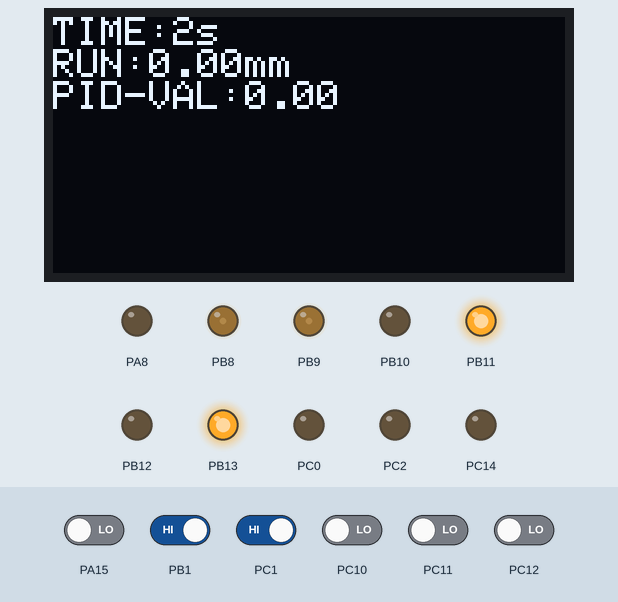
Bench run of a program on a simulated STM32 Blue Pill. Parts: 128×64 one-colour display, output pins drawn as LEDs (lit = HIGH). Inputs (shaded band) come from the test bench; at power-on: PB1, PC1 HIGH, PA15, PC10–12 LOW. What the program prints to the serial monitor is not drawn.

Above: at 2.2 s.
2.3 s: PA15 driven HIGH
At 4.8 s:
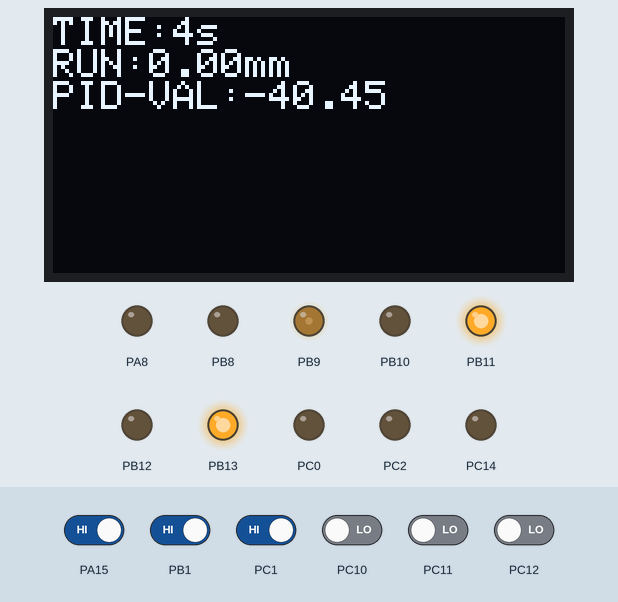
5.3 s: PC10 driven HIGH
At 6.6 s:
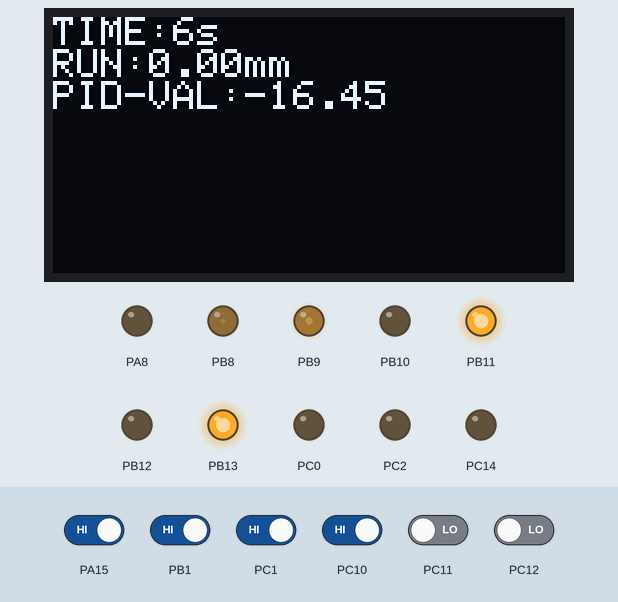
6.8 s: PC1 driven LOW
At 7.8 s:
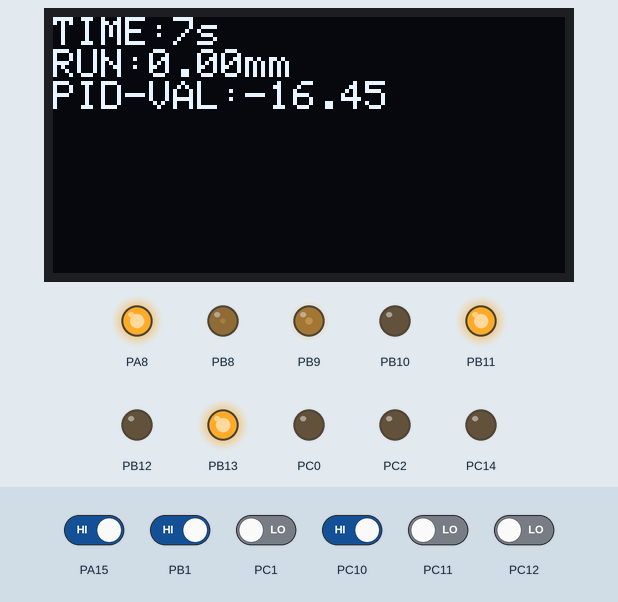
8.3 s: PC12 driven HIGH
At 8.48 s:
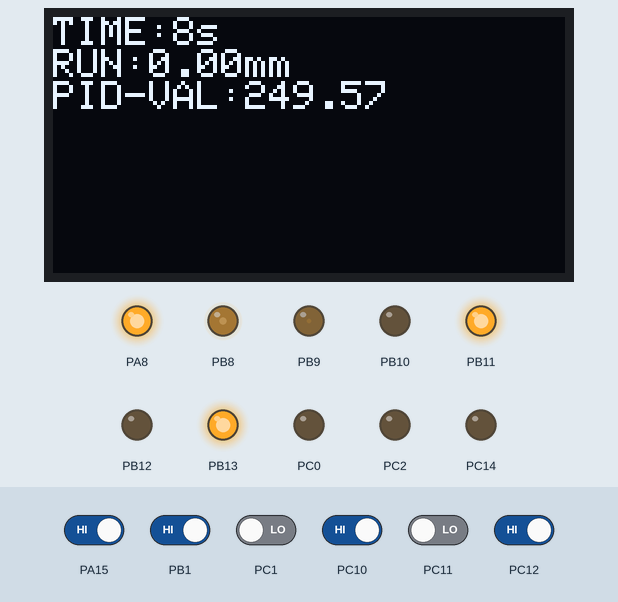
10.1 s: PB1 driven LOW
At 11.7 s:
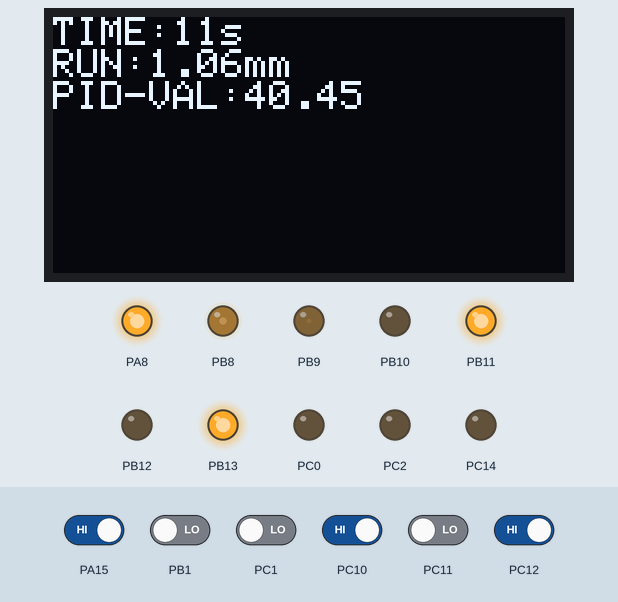
12.5 s: PC11 driven HIGH
At 13.5 s:
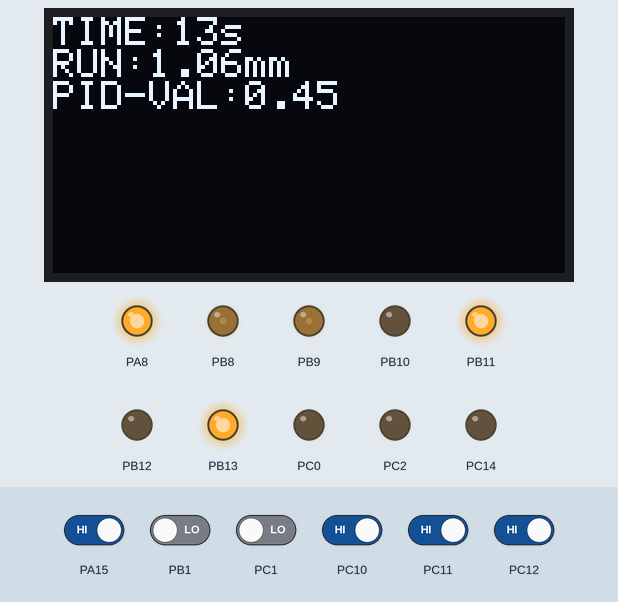
Timing chart, 0 to 15.0 s (numbered marks = the images above; inputs shaded):
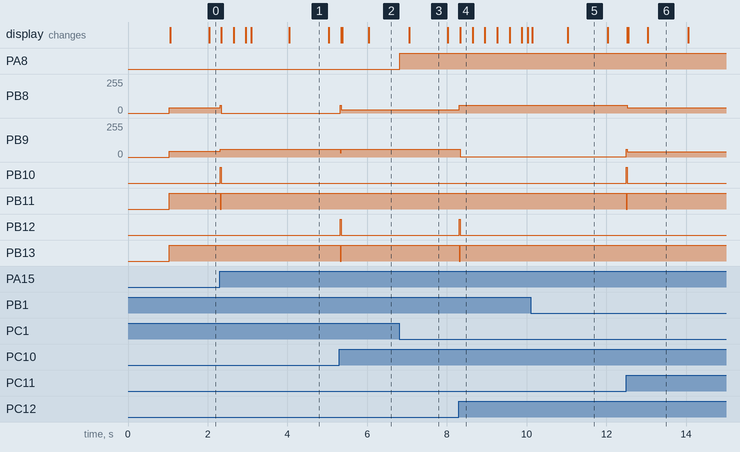

The program:

main.cpp
```cpp
#include <Wire.h>
#include <Arduino.h>
#include <Adafruit_GFX.h>
#include <Adafruit_SSD1306.h>
// 自定义头文件
#include <Distance.h> // 超声波测距
#include <Trace.h>    // 循迹
#include <Motor.h>    // 电机控制
#include <Battery.h>  // 电量检测
#include <Infrared.h>

// 屏幕
#define SCREEN_WIDTH 128
#define SCREEN_HEIGHT 64
Adafruit_SSD1306 display(SCREEN_WIDTH, SCREEN_HEIGHT, &Wire, -1);
// *超声波引脚
#define DL_TRIG PC2
#define DL_ECHO PC3
#define DC_TRIG PC0
#define DC_ECHO PC1
#define DR_TRIG PC14
#define DR_ECHO PC15
Dis dl(DL_TRIG, DL_ECHO); // 左超声波
Dis dc(DC_TRIG, DC_ECHO); // 中超声波
Dis dr(DR_TRIG, DR_ECHO); // 右超声波

// *循迹检测
#define LL PA15
#define LC PC10
#define RC PC11
#define RR PC12
Trace t(LL, LC, RC, RR); // 初始化循迹传感器模块

// *左电机 电机检测
#define AL PA2
#define BL PA3
// *右电机 电机检测
#define AR PA4
#define BR PA5
// *左电机
#define PWML PB8  // PWM调速
#define AINL PB10 // 方向控制
#define BINL PB11 // A-B+ 前进 A+B- 后退
// *右电机
#define PWMR PB9
#define AINR PB12
#define BINR PB13
// *左右红外检测
#define INFRA_L PC0
#define INFRA_R PC1
// #define DURATION 1000
Motor lm(PWML, AINL, BINL, AL, BL); // 初始化左侧电机
Motor rm(PWMR, AINR, BINR, AR, BR); // 初始化右侧电机
Infrared Inf_l(INFRA_L);// 红外模块_左
Infrared Inf_r(INFRA_R);// 红外模块_右
Battery bat; // 初始化电池对象

// *初始化速度参数 范围 0 ~ 255
int16_t speedl = 40;
int16_t speedr = speedl * 1.05;  // 右电机补偿
float Kp = 8, Ki = 0.015, Kd = 30; // PID参数
const float MAXI = 30;           // 积分最大值
float P = 0, I = 0, D = 0;       // 比例, 积分, 微分
float pid_val = 0;               // PID修正值
float error = 0, pre_error = 0;  // 误差值, 前误差, 误差积分
unsigned long now_time=0;
bool is_straight=false;
void calc_pid(); // 计算PID函数

int num = 0;
void num_add()
{
   num++;
}
void begin_beep()
{
    dl.beep();
    // delayMicroseconds(50);
}
void rush_straight()
{
  speedl = 40;// 初始化
  speedr = 40*1.05;
  if(D<1e-5)// 其实1 也行??? 测试好像有问题!!!! pid_val 就需要改??
  {// 加速 (需要重新调参??)
    speedl *=1.3;
    speedr *=1.3;
  }
  // *PID速度修正
  lm.forward(speedl + pid_val);
  rm.forward(speedr - pid_val);
}
void setup()
{
  // *屏幕初始化
  Serial.begin(9600);
  Serial.println("ultrasonic sensor");
  while (!display.begin(SSD1306_SWITCHCAPVCC, 0x3C))
  {
    Serial.println("SSD1306 allocation failed");
    delay(1000);
  }
  delay(1000);
  display.clearDisplay();
  display.setTextColor(WHITE);
  attachInterrupt(PB1, num_add, FALLING);
  attachInterrupt(digitalPinToInterrupt(PC0),begin_beep,FALLING);
  attachInterrupt(digitalPinToInterrupt(PC1),begin_beep,FALLING);
}

void loop()
{
  //todo 1.红外检测障碍
  //todo  2.调参跑圈
  //todo  3.加键盘调参
  display.clearDisplay();
  // !修正部分
  error = t.get_state(); // 采集误差  5 2 1
  // 加上角度!!!!
  calc_pid();
  lm.forward(speedl + pid_val);
  rm.forward(speedr - pid_val);
  // 判断处于直线rush
  // rush_straight();
  //! beep()
  dl.stop_beep();

  // !显示部分
  // *显示时间
  display.setCursor(0, 0);
  display.print("TIME:");
  display.print(millis() / 1000);
  display.println("s");
  // *显示里程数
  display.print("RUN:");
  display.print(num * (21.2 / 20));
  display.println("mm");

  // *显示速度信息
  // display.print("LMS:"); // 左轮速度
  // display.print(lm.speed());
  // display.print(" RMS:"); // 右轮速度
  // display.println(rm.speed());

  // *pid参数+优化
  display.print("PID-VAL:");
  display.println(pid_val);

  // // *显示电量
  // display.print("BAT:");
  // display.print(bat.get_bat());
  // display.print("%");

  display.display();
}

// PID算法
void calc_pid()
{
  P = error;             // 比例
  I += error * 0.2;      // 积分
  D = error - pre_error; // 微分

  pre_error = error;
  I = (I < -MAXI) ? -MAXI : I;
  I = (I > MAXI) ? MAXI : I;
  pid_val = (Kp * P) + (Ki * I) + (Kd * D);
}
```

Measured:
- after the input at 2.3 s, PB8: 40/255 → 0/255 at once; PB9: 42/255 → 60/255 at once; PB10: LOW → HIGH at once, → LOW 0.03 s later; PB11: HIGH → LOW at once, → HIGH 0.03 s later
- after the input at 5.3 s, PB8: 0/255 → 23/255 at once; PB9: 60/255 → 58/255 at once; PB12: LOW → HIGH at once, → LOW 0.03 s later; PB13: HIGH → LOW at once, → HIGH 0.03 s later; the display: first changes after 0.05 s (image 2 shows a later state)
- after the input at 6.8 s, PA8: LOW → HIGH at once
- after the input at 8.3 s, PB8: 23/255 → 60/255 at once; PB9: 58/255 → 2/255 at once, → 1/255 0.77 s later; PB12: LOW → HIGH at once, → LOW 0.03 s later; PB13: HIGH → LOW at once, → HIGH 0.03 s later
- after the input at 12.5 s, PB8: 60/255 → 40/255 at once; PB9: 1/255 → 41/255 at once; PB10: LOW → HIGH at once, → LOW 0.03 s later; PB11: HIGH → LOW at once, → HIGH 0.03 s later
- what the display in image 1 shows lasts 1.0 s, from 4.0 s to 5.0 s
